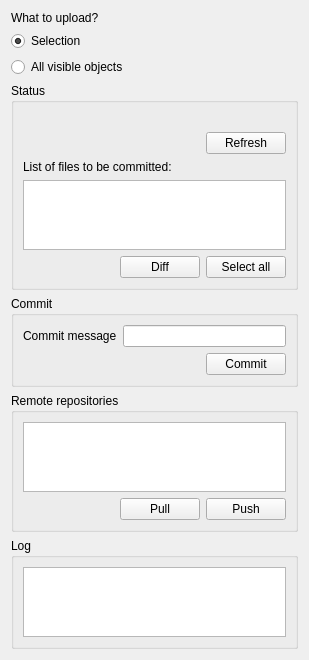
<?xml version="1.0" encoding="UTF-8"?>
<ui version="4.0">
    <class>Form</class>
    <widget class="QWidget" name="Form">
        <property name="geometry">
            <rect>
                <x>0</x>
                <y>0</y>
                <width>309</width>
                <height>628</height>
            </rect>
        </property>
        <property name="windowTitle">
            <string>Thingiverse</string>
        </property>
        <layout class="QVBoxLayout" name="verticalLayout">
            <item>
                <widget class="QLabel" name="label_7">
                    <property name="text">
                        <string>What to upload?</string>
                    </property>
                </widget>
            </item>
            <item>
                <widget class="QRadioButton" name="Radio_Selection">
                    <property name="text">
                        <string>Selection</string>
                    </property>
                    <property name="checked">
                        <bool>true</bool>
                    </property>
                </widget>
            </item>
            <item>
                <widget class="QRadioButton" name="Radio_Document">
                    <property name="text">
                        <string>All visible objects</string>
                    </property>
                </widget>
            </item>

            <item>
                <widget class="QGroupBox" name="groupStatus">
                    <property name="title">
                        <string>Status</string>
                    </property>
                    <layout class="QVBoxLayout" name="verticalLayout_2">
                        <item>
                            <widget class="QLabel" name="labelStatus">
                                <property name="text">
                                    <string/>
                                </property>
                            </widget>
                        </item>
                        <item>
                            <layout class="QHBoxLayout" name="horizontalLayout_2">
                                <item>
                                    <spacer name="horizontalSpacer_2">
                                        <property name="orientation">
                                            <enum>Qt::Horizontal</enum>
                                        </property>
                                        <property name="sizeHint" stdset="0">
                                            <size>
                                                <width>40</width>
                                                <height>20</height>
                                            </size>
                                        </property>
                                    </spacer>
                                </item>
                                <item>
                                    <widget class="QPushButton" name="buttonRefresh">
                                        <property name="text">
                                            <string>Refresh</string>
                                        </property>
                                    </widget>
                                </item>
                            </layout>
                        </item>
                        <item>
                            <widget class="QLabel" name="label">
                                <property name="text">
                                    <string>List of files to be committed:</string>
                                </property>
                            </widget>
                        </item>
                        <item>
                            <widget class="QListWidget" name="listFiles">
                                <property name="selectionMode">
                                    <enum>QAbstractItemView::MultiSelection</enum>
                                </property>
                            </widget>
                        </item>
                        <item>
                            <layout class="QHBoxLayout" name="horizontalLayout">
                                <item>
                                    <spacer name="horizontalSpacer">
                                        <property name="orientation">
                                            <enum>Qt::Horizontal</enum>
                                        </property>
                                        <property name="sizeHint" stdset="0">
                                            <size>
                                                <width>40</width>
                                                <height>20</height>
                                            </size>
                                        </property>
                                    </spacer>
                                </item>
                                <item>
                                    <widget class="QPushButton" name="buttonDiff">
                                        <property name="text">
                                            <string>Diff</string>
                                        </property>
                                    </widget>
                                </item>
                                <item>
                                    <widget class="QPushButton" name="buttonSelectAll">
                                        <property name="text">
                                            <string>Select all</string>
                                        </property>
                                    </widget>
                                </item>
                            </layout>
                        </item>
                    </layout>
                </widget>
            </item>
            <item>
                <widget class="QGroupBox" name="groupCommit">
                    <property name="title">
                        <string>Commit</string>
                    </property>
                    <layout class="QVBoxLayout" name="verticalLayout_3">
                        <item>
                            <layout class="QHBoxLayout" name="horizontalLayout_3">
                                <item>
                                    <widget class="QLabel" name="label_2">
                                        <property name="text">
                                            <string>Commit message</string>
                                        </property>
                                    </widget>
                                </item>
                                <item>
                                    <widget class="QLineEdit" name="editMessage"/>
                                </item>
                            </layout>
                        </item>
                        <item>
                            <layout class="QHBoxLayout" name="horizontalLayout_4">
                                <item>
                                    <spacer name="horizontalSpacer_3">
                                        <property name="orientation">
                                            <enum>Qt::Horizontal</enum>
                                        </property>
                                        <property name="sizeHint" stdset="0">
                                            <size>
                                                <width>40</width>
                                                <height>20</height>
                                            </size>
                                        </property>
                                    </spacer>
                                </item>
                                <item>
                                    <widget class="QPushButton" name="buttonCommit">
                                        <property name="text">
                                            <string>Commit</string>
                                        </property>
                                    </widget>
                                </item>
                            </layout>
                        </item>
                    </layout>
                </widget>
            </item>
            <item>
                <widget class="QGroupBox" name="groupBox_2">
                    <property name="title">
                        <string>Remote repositories</string>
                    </property>
                    <layout class="QVBoxLayout" name="verticalLayout_4">
                        <item>
                            <widget class="QListWidget" name="listRepos"/>
                        </item>
                        <item>
                            <layout class="QHBoxLayout" name="horizontalLayout_5">
                                <item>
                                    <spacer name="horizontalSpacer_4">
                                        <property name="orientation">
                                            <enum>Qt::Horizontal</enum>
                                        </property>
                                        <property name="sizeHint" stdset="0">
                                            <size>
                                                <width>40</width>
                                                <height>20</height>
                                            </size>
                                        </property>
                                    </spacer>
                                </item>
                                <item>
                                    <widget class="QPushButton" name="buttonPull">
                                        <property name="text">
                                            <string>Pull</string>
                                        </property>
                                    </widget>
                                </item>
                                <item>
                                    <widget class="QPushButton" name="buttonPush">
                                        <property name="text">
                                            <string>Push</string>
                                        </property>
                                    </widget>
                                </item>
                            </layout>
                        </item>
                    </layout>
                </widget>
            </item>
            <item>
                <widget class="QGroupBox" name="groupBox">
                    <property name="title">
                        <string>Log</string>
                    </property>
                    <layout class="QVBoxLayout" name="verticalLayout_5">
                        <item>
                            <widget class="QListWidget" name="logView"/>
                        </item>
                    </layout>
                </widget>
            </item>
        </layout>
    </widget>
    <resources/>
    <connections/>
</ui>
